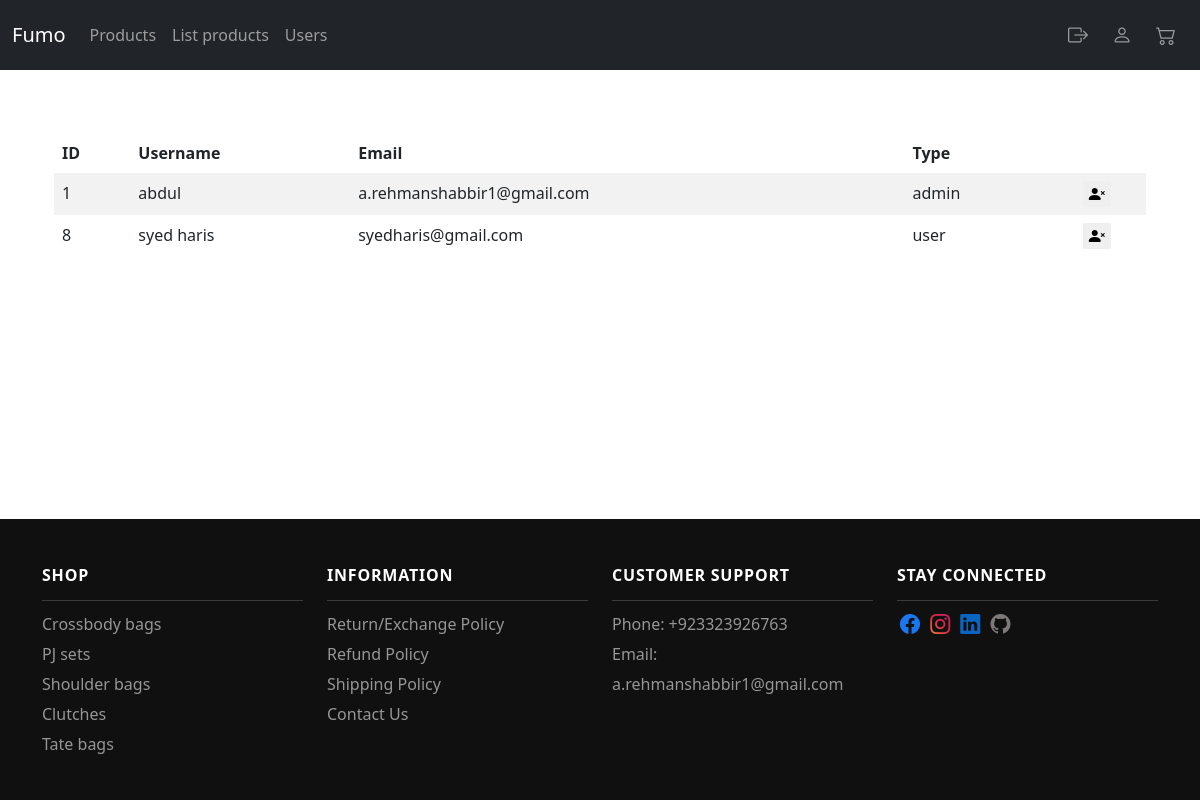
The app's page /users (signed in) with its own data.
### tables this page shows
CREATE TABLE users (
    id INTEGER PRIMARY KEY AUTOINCREMENT,
    username TEXT UNIQUE NOT NULL,
    email TEXT UNIQUE NOT NULL,
    password TEXT NOT NULL,
    type TEXT DEFAULT "user" NOT NULL
);

### app.py (the view)
@app.route("/users", methods = ["GET", "POST"])
@admin_restricted
@login_required
def users():
    if request.method == 'GET':
        db = get_db()
        users_data = db.execute("SELECT * FROM users")
        return render_template("users.html", users_data=users_data)

### app.py (called while the page is built)
@app.after_request
def after_request(response):
    response.headers["Cache-Control"] = "no-cache, no-store, must-revalidate"
    response.headers["Expires"] = 0
    response.headers["Pragma"] = "no-cache"
    return response

### helpers.py (called while the page is built)
def get_db():
    if 'db' not in g:
        g.db = sqlite3.connect(
            current_app.config['DATABASE'],
            detect_types=sqlite3.PARSE_DECLTYPES
        )
        g.db.row_factory = sqlite3.Row
    return g.db

def login_required(f):
    @wraps(f)
    def decorated_function(*args, **kwargs):
        if session.get("user_id") is None:
            flash("Login required!")
            return redirect(url_for("login"))
        return f(*args, **kwargs)
    return decorated_function

def admin_restricted(f):
    @wraps(f)
    def decorated_function(*args, **kwargs):
        if session.get("user_type") != "admin":
            flash("Admin restricted!")
            return redirect(url_for("home"))
        return f(*args, **kwargs)
    return decorated_function

### templates/users.html (shortened to what this page needs)
{% extends "layout.html" %}
{% block main %}
<table class="table table-striped table-borderless">
    <thead>
        <tr>
            <th class="text-start">ID</th>
            <th class="text-start">Username</th>
            <th class="text-start">Email</th>
            <th class="text-start">Type</th>
        </tr>
    </thead>
    <tbody>
        {% for user in users_data %}
        <tr>
            <td class="text-start">{{ user["id"] }}</td>
            <td class="text-start">{{ user["username"] }}</td>
            <td class="text-start">{{ user["email"] }}</td>
            <td class="text-start">{{ user["type"] }}</td>
            <td>
                <form action="/delete_user" method="post">
                    <button type="submit" id="user_id">
                        <i class="bi bi-person-x-fill"></i>
                    </button>
                </form>
            </td>
        </tr>
        {% endfor %}
    </tbody>
</table>
{% endblock %}

### static/style.css (style rules this page uses)
html { height: 100%; }
body { margin: 0; font-family: "Arial", "sans-serif"; height: 100%; display: flex; flex-direction: column; }
#user_id { border: none; }

### records on screen
users: id "1", username "abdul", email "a.rehmanshabbir1@gmail.com", type "admin"
users: id "8", username "syed haris", email "syedharis@gmail.com", type "user"
